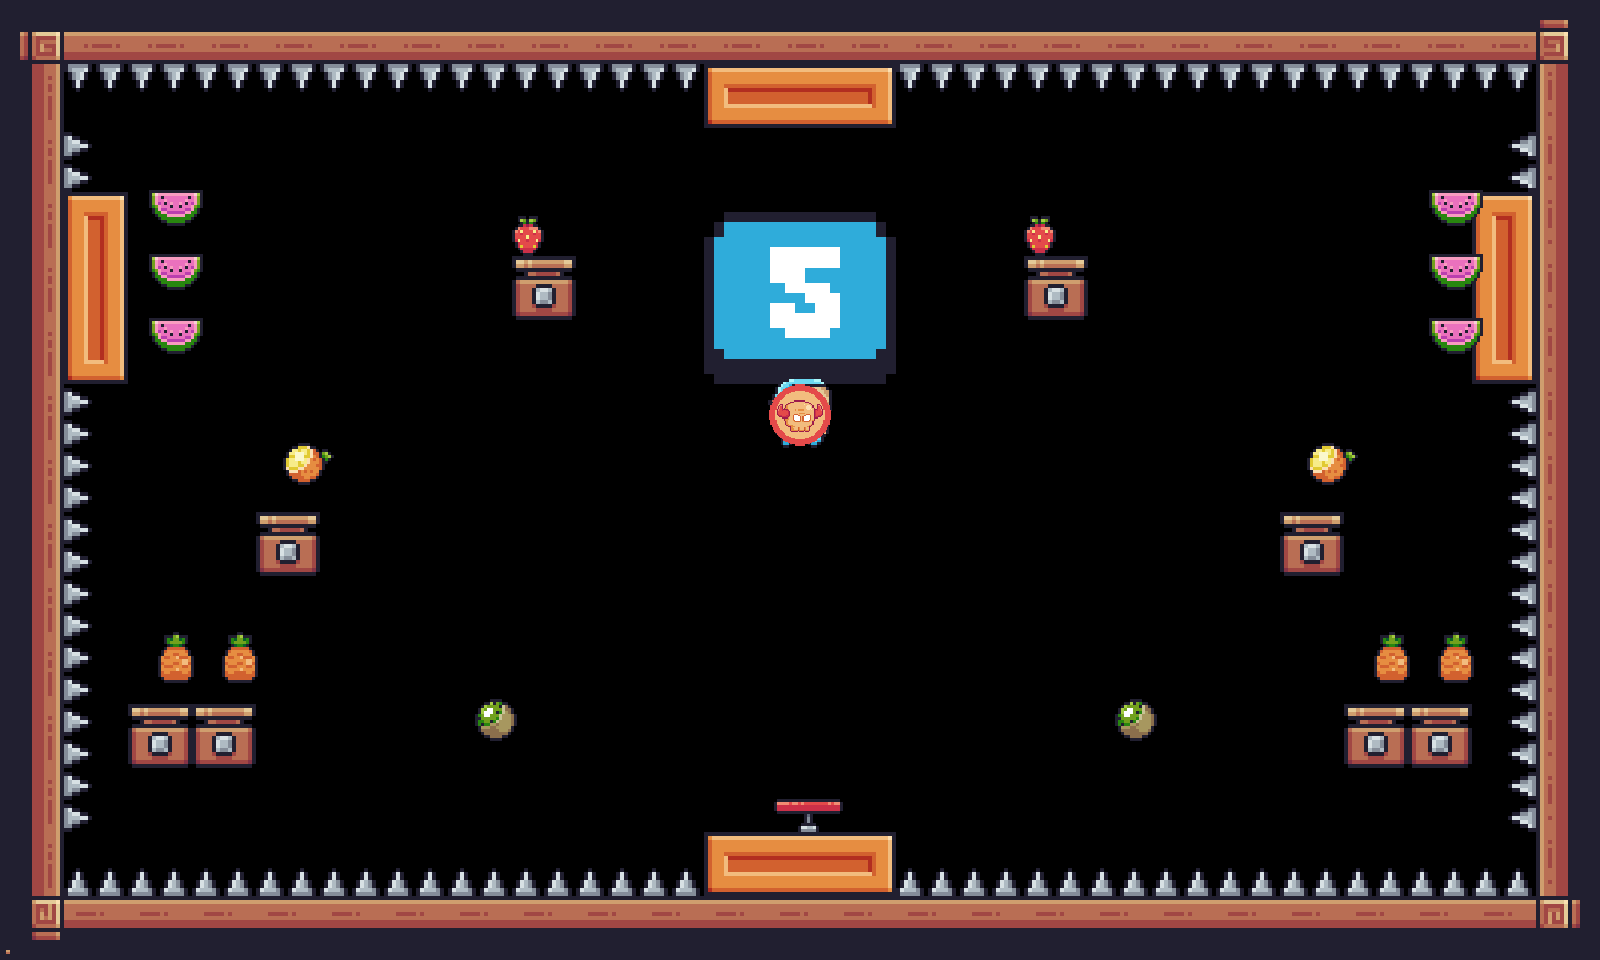

A level layout from a 2D game, rendered from its tile map. Below: a short description, then the map file with tile-grid data replaced by summaries:
An orthogonal 25x15 tile map with 64x64 px tiles, 9 tile layers (level, terrain, trampoline, player, ...), 9 tilesets.

<map version="1.10" tiledversion="1.10.2" orientation="orthogonal" renderorder="right-down" width="25" height="15" tilewidth="64" tileheight="64" infinite="0" nextlayerid="10" nextobjectid="1">
 <editorsettings>
  <export target="../5/level_5_lemon_kiwi.csv" format="csv" />
 </editorsettings>
 <tileset firstgid="1" source="../tilesets/terrain.tsx" />
 <tileset firstgid="243" source="../tilesets/spikes.tsx" />
 <tileset firstgid="247" source="../tilesets/player.tsx" />
 <tileset firstgid="248" source="../tilesets/trampoline.tsx" />
 <tileset firstgid="254" source="../tilesets/checkpoint.tsx" />
 <tileset firstgid="255" source="../tilesets/fruits.tsx" />
 <tileset firstgid="267" source="../tilesets/empty.tsx" />
 <tileset firstgid="270" source="../tilesets/fire.tsx" />
 <tileset firstgid="273" source="../tilesets/levels.tsx" />
 <layer id="3" name="level" width="25" height="15" locked="1">
  <data>[375 cells, 1 non-empty, 1 distinct tile ids]</data>
 </layer>
 <layer id="1" name="terrain" width="25" height="15" locked="1">
  <data>[375 cells, 88 non-empty, 14 distinct tile ids]</data>
 </layer>
 <layer id="6" name="trampoline" width="25" height="15" locked="1">
  <data>[375 cells, 1 non-empty, 1 distinct tile ids]</data>
 </layer>
 <layer id="5" name="player" width="25" height="15" locked="1">
  <data>[375 cells, 1 non-empty, 1 distinct tile ids]</data>
 </layer>
 <layer id="9" name="fruits" width="25" height="15" locked="1">
  <data>[375 cells, 16 non-empty, 5 distinct tile ids]</data>
 </layer>
 <layer id="4" name="spikes" width="25" height="15" locked="1">
  <data>[375 cells, 56 non-empty, 4 distinct tile ids]</data>
 </layer>
 <layer id="8" name="fire_pot" width="25" height="15" locked="1">
  <data>[375 cells, 8 non-empty, 1 distinct tile ids]</data>
 </layer>
 <layer id="7" name="checkpoint" width="25" height="15" locked="1">
  <data>[375 cells, 1 non-empty, 1 distinct tile ids]</data>
 </layer>
 <layer id="2" name="empty" width="25" height="15" locked="1">
  <data>[375 cells, 1 non-empty, 1 distinct tile ids]</data>
 </layer>
</map>
